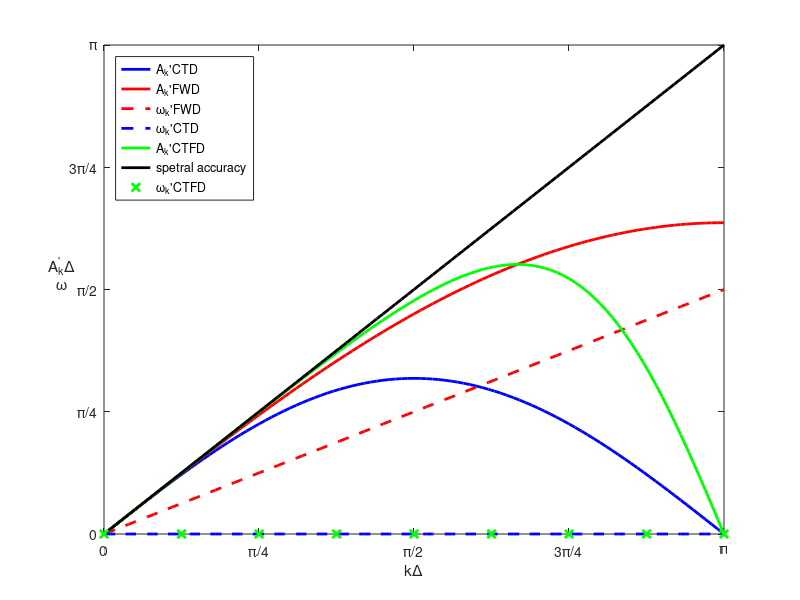

This chart was generated by the following MATLAB code:
x=0:0.01*pi:pi;
y1=sin(x);
a=0:pi/8:pi;
y2=sqrt(2-2*cos(x));
y3=x/2;
y4=0*x;
y5=(3*sin(x))./(cos(x)+2);
y6=x;
y7=0*a;
plot(x,y1,'b-','LineWidth',2);hold on;
plot(x,y2,'r-','LineWidth',2);hold on;
plot(x,y3,'r--','LineWidth',2);hold on;
plot(x,y4,'b--','LineWidth',2);hold on;
plot(x,y5,'g-','LineWidth',2);hold on;
plot(x,y6,'k-','LineWidth',2);hold on;
plot(a,y7,'gx','LineWidth',2);hold on;
axis([0 pi 0 pi]);
set(gca,'XTick',0:pi/4:pi);
set(gca,'xtickLabel',{'0','\pi/4','\pi/2','3\pi/4','\pi'})
set(gca,'ytickLabel',{'0','\pi/4','\pi/2','3\pi/4','\pi'})
set(gca,'YTick',0:pi/4:pi);
xlabel('k\Delta')
ylabel({'A_k^{''}\Delta','\omega'},'Rotation',0)
legend({'A_k''CTD','A_k''FWD','\omega_k''FWD','\omega_k''CTD','A_k''CTFD','spetral accuracy','\omega_k''CTFD'},'Location','NorthWest')